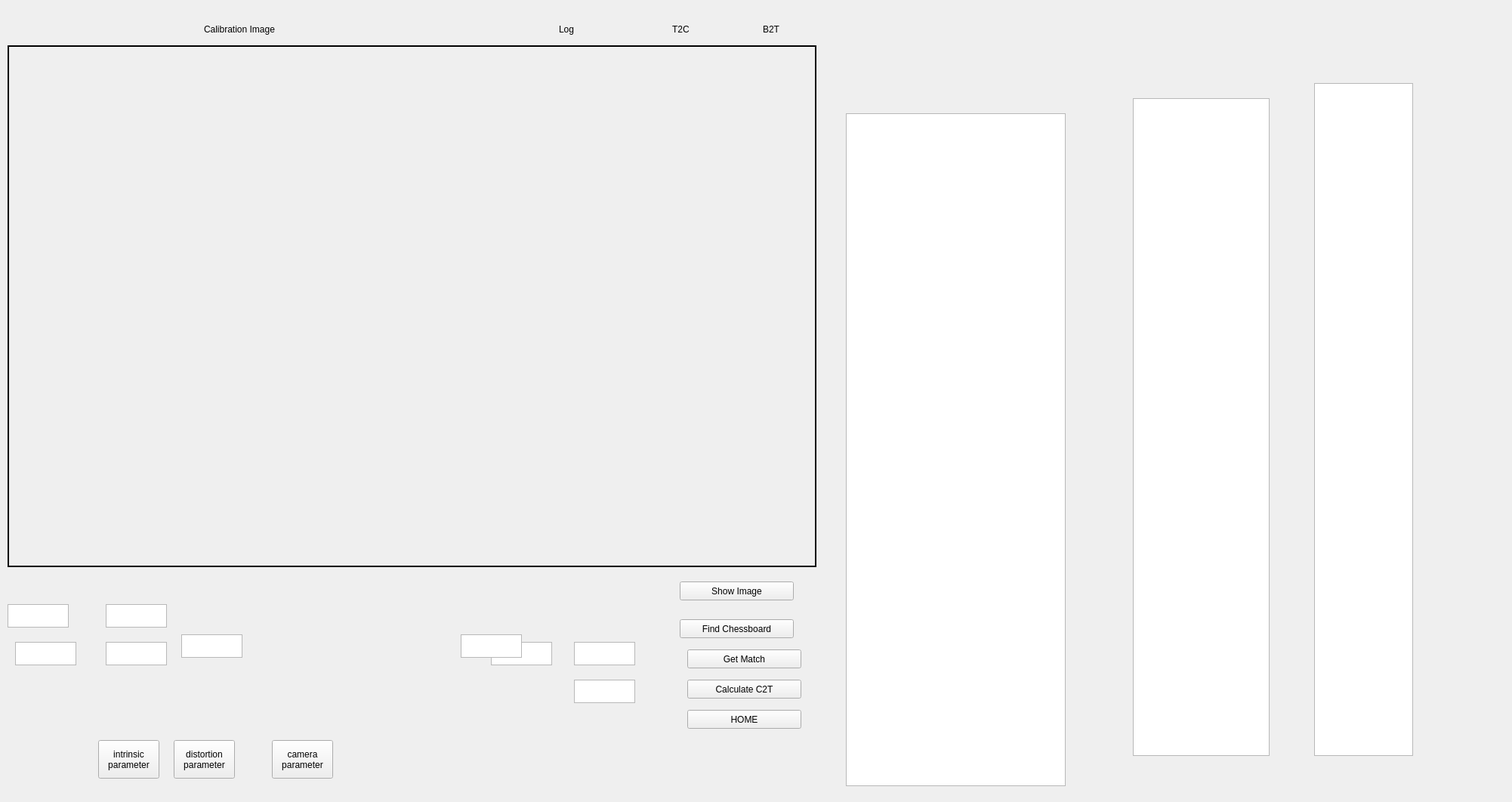
<?xml version="1.0" encoding="UTF-8"?>
<ui version="4.0">
 <class>campus_pj</class>
 <widget class="QWidget" name="campus_pj">
  <property name="geometry">
   <rect>
    <x>0</x>
    <y>0</y>
    <width>2002</width>
    <height>1062</height>
   </rect>
  </property>
  <property name="windowTitle">
   <string>Form</string>
  </property>
  <widget class="QStackedWidget" name="stackedWidget">
   <property name="geometry">
    <rect>
     <x>0</x>
     <y>20</y>
     <width>1941</width>
     <height>1061</height>
    </rect>
   </property>
   <property name="currentIndex">
    <number>1</number>
   </property>
   <widget class="QWidget" name="widget_home">
    <widget class="QPushButton" name="pushButton_calibration">
     <property name="geometry">
      <rect>
       <x>160</x>
       <y>40</y>
       <width>251</width>
       <height>231</height>
      </rect>
     </property>
     <property name="text">
      <string>Calibration</string>
     </property>
    </widget>
    <widget class="QPushButton" name="pushButton_start_process">
     <property name="geometry">
      <rect>
       <x>720</x>
       <y>40</y>
       <width>251</width>
       <height>231</height>
      </rect>
     </property>
     <property name="text">
      <string>Start Process</string>
     </property>
    </widget>
    <widget class="QPushButton" name="pushButton_currentPosx">
     <property name="geometry">
      <rect>
       <x>160</x>
       <y>310</y>
       <width>251</width>
       <height>231</height>
      </rect>
     </property>
     <property name="text">
      <string>Get current posx by tool</string>
     </property>
    </widget>
    <widget class="QPushButton" name="pushButton_start_processB">
     <property name="geometry">
      <rect>
       <x>720</x>
       <y>310</y>
       <width>251</width>
       <height>231</height>
      </rect>
     </property>
     <property name="text">
      <string>Start Process B</string>
     </property>
    </widget>
   </widget>
   <widget class="QWidget" name="widget_handeye_calibration">
    <widget class="QPushButton" name="pushButton_haneye_calibration_calculate">
     <property name="geometry">
      <rect>
       <x>910</x>
       <y>880</y>
       <width>151</width>
       <height>25</height>
      </rect>
     </property>
     <property name="text">
      <string>Calculate C2T</string>
     </property>
    </widget>
    <widget class="QLabel" name="label_handeye_pic">
     <property name="geometry">
      <rect>
       <x>10</x>
       <y>40</y>
       <width>1071</width>
       <height>691</height>
      </rect>
     </property>
     <property name="autoFillBackground">
      <bool>true</bool>
     </property>
     <property name="frameShape">
      <enum>QFrame::Box</enum>
     </property>
     <property name="lineWidth">
      <number>2</number>
     </property>
     <property name="text">
      <string/>
     </property>
    </widget>
    <widget class="QLabel" name="label_7">
     <property name="geometry">
      <rect>
       <x>270</x>
       <y>10</y>
       <width>121</width>
       <height>17</height>
      </rect>
     </property>
     <property name="text">
      <string>Calibration Image</string>
     </property>
    </widget>
    <widget class="QPushButton" name="pushButton_haneye_calibration_getmatch">
     <property name="geometry">
      <rect>
       <x>910</x>
       <y>840</y>
       <width>151</width>
       <height>25</height>
      </rect>
     </property>
     <property name="text">
      <string>Get Match</string>
     </property>
    </widget>
    <widget class="QPushButton" name="pushButton_haneye_calibration_findchess">
     <property name="geometry">
      <rect>
       <x>900</x>
       <y>800</y>
       <width>151</width>
       <height>25</height>
      </rect>
     </property>
     <property name="text">
      <string>Find Chessboard</string>
     </property>
    </widget>
    <widget class="QLabel" name="label_10">
     <property name="geometry">
      <rect>
       <x>1010</x>
       <y>10</y>
       <width>31</width>
       <height>17</height>
      </rect>
     </property>
     <property name="text">
      <string>B2T</string>
     </property>
    </widget>
    <widget class="QLabel" name="label_8">
     <property name="geometry">
      <rect>
       <x>740</x>
       <y>10</y>
       <width>31</width>
       <height>17</height>
      </rect>
     </property>
     <property name="text">
      <string>Log</string>
     </property>
    </widget>
    <widget class="QLabel" name="label_9">
     <property name="geometry">
      <rect>
       <x>890</x>
       <y>10</y>
       <width>31</width>
       <height>17</height>
      </rect>
     </property>
     <property name="text">
      <string>T2C</string>
     </property>
    </widget>
    <widget class="QPushButton" name="pushButton_haneye_calibration_home">
     <property name="geometry">
      <rect>
       <x>910</x>
       <y>920</y>
       <width>151</width>
       <height>25</height>
      </rect>
     </property>
     <property name="text">
      <string>HOME</string>
     </property>
    </widget>
    <widget class="QTextEdit" name="textEdit_haneye_calibration_log">
     <property name="geometry">
      <rect>
       <x>1120</x>
       <y>130</y>
       <width>291</width>
       <height>891</height>
      </rect>
     </property>
     <property name="font">
      <font>
       <pointsize>8</pointsize>
      </font>
     </property>
    </widget>
    <widget class="QPushButton" name="pushButton_haneye_calibration_showimage">
     <property name="geometry">
      <rect>
       <x>900</x>
       <y>750</y>
       <width>151</width>
       <height>25</height>
      </rect>
     </property>
     <property name="text">
      <string>Show Image</string>
     </property>
    </widget>
    <widget class="QTextEdit" name="textEdit_get_fx">
     <property name="geometry">
      <rect>
       <x>10</x>
       <y>780</y>
       <width>81</width>
       <height>31</height>
      </rect>
     </property>
    </widget>
    <widget class="QTextEdit" name="textEdit_get_fy">
     <property name="geometry">
      <rect>
       <x>140</x>
       <y>780</y>
       <width>81</width>
       <height>31</height>
      </rect>
     </property>
    </widget>
    <widget class="QTextEdit" name="textEdit_get_cx">
     <property name="geometry">
      <rect>
       <x>20</x>
       <y>830</y>
       <width>81</width>
       <height>31</height>
      </rect>
     </property>
    </widget>
    <widget class="QTextEdit" name="textEdit_get_cy">
     <property name="geometry">
      <rect>
       <x>140</x>
       <y>830</y>
       <width>81</width>
       <height>31</height>
      </rect>
     </property>
    </widget>
    <widget class="QTextEdit" name="textEdit_get_t2">
     <property name="geometry">
      <rect>
       <x>760</x>
       <y>880</y>
       <width>81</width>
       <height>31</height>
      </rect>
     </property>
    </widget>
    <widget class="QTextEdit" name="textEdit_get_k1">
     <property name="geometry">
      <rect>
       <x>650</x>
       <y>830</y>
       <width>81</width>
       <height>31</height>
      </rect>
     </property>
    </widget>
    <widget class="QTextEdit" name="textEdit_get_t1">
     <property name="geometry">
      <rect>
       <x>610</x>
       <y>820</y>
       <width>81</width>
       <height>31</height>
      </rect>
     </property>
    </widget>
    <widget class="QTextEdit" name="textEdit_get_k2">
     <property name="geometry">
      <rect>
       <x>760</x>
       <y>830</y>
       <width>81</width>
       <height>31</height>
      </rect>
     </property>
    </widget>
    <widget class="QTextEdit" name="textEdit_get_k3">
     <property name="geometry">
      <rect>
       <x>240</x>
       <y>820</y>
       <width>81</width>
       <height>31</height>
      </rect>
     </property>
    </widget>
    <widget class="QPushButton" name="pushButton_haneye_calibration_disto">
     <property name="geometry">
      <rect>
       <x>230</x>
       <y>960</y>
       <width>81</width>
       <height>51</height>
      </rect>
     </property>
     <property name="text">
      <string>distortion
parameter</string>
     </property>
    </widget>
    <widget class="QPushButton" name="pushButton_haneye_calibration_campara">
     <property name="geometry">
      <rect>
       <x>360</x>
       <y>960</y>
       <width>81</width>
       <height>51</height>
      </rect>
     </property>
     <property name="text">
      <string>camera
parameter</string>
     </property>
    </widget>
    <widget class="QPushButton" name="pushButton_haneye_calibration_intrpara">
     <property name="geometry">
      <rect>
       <x>130</x>
       <y>960</y>
       <width>81</width>
       <height>51</height>
      </rect>
     </property>
     <property name="text">
      <string>intrinsic
parameter</string>
     </property>
    </widget>
   </widget>
   <widget class="QWidget" name="widtet_currentPosx">
    <widget class="QPushButton" name="pushButton_currentPosx_get">
     <property name="geometry">
      <rect>
       <x>710</x>
       <y>230</y>
       <width>201</width>
       <height>111</height>
      </rect>
     </property>
     <property name="text">
      <string>get tool's X,Y,Z </string>
     </property>
    </widget>
    <widget class="QTextEdit" name="textEdit_currentPosx_log">
     <property name="geometry">
      <rect>
       <x>40</x>
       <y>50</y>
       <width>421</width>
       <height>531</height>
      </rect>
     </property>
    </widget>
    <widget class="QPushButton" name="pushButton_currentPosx_home">
     <property name="geometry">
      <rect>
       <x>960</x>
       <y>550</y>
       <width>89</width>
       <height>25</height>
      </rect>
     </property>
     <property name="text">
      <string>HOME</string>
     </property>
    </widget>
   </widget>
   <widget class="QWidget" name="widget_process">
    <widget class="QTextEdit" name="textEdit_process_log">
     <property name="geometry">
      <rect>
       <x>660</x>
       <y>30</y>
       <width>421</width>
       <height>261</height>
      </rect>
     </property>
    </widget>
    <widget class="QPushButton" name="pushButton_process_start">
     <property name="geometry">
      <rect>
       <x>560</x>
       <y>400</y>
       <width>91</width>
       <height>31</height>
      </rect>
     </property>
     <property name="text">
      <string>start</string>
     </property>
    </widget>
    <widget class="QLabel" name="label_process_image_raw">
     <property name="geometry">
      <rect>
       <x>10</x>
       <y>30</y>
       <width>640</width>
       <height>360</height>
      </rect>
     </property>
     <property name="autoFillBackground">
      <bool>true</bool>
     </property>
     <property name="frameShape">
      <enum>QFrame::Box</enum>
     </property>
     <property name="lineWidth">
      <number>2</number>
     </property>
     <property name="text">
      <string/>
     </property>
    </widget>
    <widget class="QTextEdit" name="textEdit_log">
     <property name="geometry">
      <rect>
       <x>660</x>
       <y>340</y>
       <width>421</width>
       <height>261</height>
      </rect>
     </property>
    </widget>
    <widget class="QPushButton" name="pushButton_widget_process_home">
     <property name="geometry">
      <rect>
       <x>560</x>
       <y>560</y>
       <width>89</width>
       <height>25</height>
      </rect>
     </property>
     <property name="text">
      <string>HOME</string>
     </property>
    </widget>
    <widget class="QPushButton" name="pushButton_process_printPixels">
     <property name="geometry">
      <rect>
       <x>450</x>
       <y>450</y>
       <width>61</width>
       <height>31</height>
      </rect>
     </property>
     <property name="text">
      <string>pixel?</string>
     </property>
    </widget>
   </widget>
   <widget class="QWidget" name="widget_processB">
    <widget class="QPushButton" name="pushButton_widget_processB_home">
     <property name="geometry">
      <rect>
       <x>960</x>
       <y>560</y>
       <width>89</width>
       <height>25</height>
      </rect>
     </property>
     <property name="text">
      <string>HOME</string>
     </property>
    </widget>
    <widget class="QTextEdit" name="textEdit_processB_log">
     <property name="geometry">
      <rect>
       <x>660</x>
       <y>20</y>
       <width>421</width>
       <height>361</height>
      </rect>
     </property>
    </widget>
    <widget class="QLabel" name="label_processB_image_raw">
     <property name="geometry">
      <rect>
       <x>10</x>
       <y>20</y>
       <width>640</width>
       <height>360</height>
      </rect>
     </property>
     <property name="autoFillBackground">
      <bool>true</bool>
     </property>
     <property name="frameShape">
      <enum>QFrame::Box</enum>
     </property>
     <property name="lineWidth">
      <number>2</number>
     </property>
     <property name="text">
      <string/>
     </property>
    </widget>
    <widget class="QPushButton" name="pushButton_processB_get_markers_pos">
     <property name="geometry">
      <rect>
       <x>660</x>
       <y>410</y>
       <width>141</width>
       <height>31</height>
      </rect>
     </property>
     <property name="text">
      <string>Get pos joint</string>
     </property>
    </widget>
    <widget class="QPushButton" name="pushButton_processB_moveA2B">
     <property name="geometry">
      <rect>
       <x>660</x>
       <y>460</y>
       <width>141</width>
       <height>31</height>
      </rect>
     </property>
     <property name="text">
      <string>Move A to B</string>
     </property>
    </widget>
    <widget class="QPushButton" name="pushButton_processB_moveA2C2B">
     <property name="geometry">
      <rect>
       <x>660</x>
       <y>510</y>
       <width>141</width>
       <height>31</height>
      </rect>
     </property>
     <property name="text">
      <string>Move A to C to B</string>
     </property>
    </widget>
    <widget class="QPushButton" name="pushButton_processB_moveA2C2B_X">
     <property name="geometry">
      <rect>
       <x>660</x>
       <y>560</y>
       <width>141</width>
       <height>31</height>
      </rect>
     </property>
     <property name="text">
      <string>Use posx of B</string>
     </property>
    </widget>
    <widget class="QPushButton" name="pushButton_processB_get_markers_posj">
     <property name="geometry">
      <rect>
       <x>820</x>
       <y>410</y>
       <width>141</width>
       <height>31</height>
      </rect>
     </property>
     <property name="text">
      <string>Get pos joint</string>
     </property>
    </widget>
    <widget class="QTextEdit" name="textEdit_get_reps">
     <property name="geometry">
      <rect>
       <x>540</x>
       <y>410</y>
       <width>81</width>
       <height>31</height>
      </rect>
     </property>
    </widget>
    <widget class="QLabel" name="label_20">
     <property name="geometry">
      <rect>
       <x>480</x>
       <y>420</y>
       <width>61</width>
       <height>17</height>
      </rect>
     </property>
     <property name="contextMenuPolicy">
      <enum>Qt::NoContextMenu</enum>
     </property>
     <property name="layoutDirection">
      <enum>Qt::LeftToRight</enum>
     </property>
     <property name="text">
      <string>     reps</string>
     </property>
    </widget>
    <widget class="QPushButton" name="pushButton_processB_get_reps">
     <property name="geometry">
      <rect>
       <x>490</x>
       <y>460</y>
       <width>141</width>
       <height>31</height>
      </rect>
     </property>
     <property name="text">
      <string>Get repeat counts</string>
     </property>
    </widget>
   </widget>
  </widget>
  <widget class="QListWidget" name="listWidget_haneye_calibration_b2t">
   <property name="geometry">
    <rect>
     <x>1740</x>
     <y>110</y>
     <width>131</width>
     <height>891</height>
    </rect>
   </property>
  </widget>
  <widget class="QListWidget" name="listWidget_haneye_calibration_t2c">
   <property name="geometry">
    <rect>
     <x>1500</x>
     <y>130</y>
     <width>181</width>
     <height>871</height>
    </rect>
   </property>
  </widget>
 </widget>
 <resources/>
 <connections/>
</ui>
